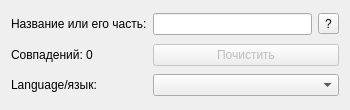
<?xml version="1.0" encoding="UTF-8"?>
<ui version="4.0">
 <class>Interface</class>
 <widget class="QMainWindow" name="Interface">
  <property name="geometry">
   <rect>
    <x>0</x>
    <y>0</y>
    <width>350</width>
    <height>110</height>
   </rect>
  </property>
  <property name="minimumSize">
   <size>
    <width>350</width>
    <height>110</height>
   </size>
  </property>
  <property name="maximumSize">
   <size>
    <width>350</width>
    <height>110</height>
   </size>
  </property>
  <property name="windowTitle">
   <string>HistoryFuck</string>
  </property>
  <widget class="QWidget" name="centralWidget">
   <layout class="QGridLayout" name="gridLayout_2">
    <item row="0" column="0">
     <layout class="QGridLayout" name="gridLayout">
      <item row="3" column="1" colspan="2">
       <widget class="QPushButton" name="clear">
        <property name="enabled">
         <bool>false</bool>
        </property>
        <property name="text">
         <string>Почистить</string>
        </property>
       </widget>
      </item>
      <item row="1" column="1">
       <widget class="QLineEdit" name="file"/>
      </item>
      <item row="4" column="0">
       <spacer name="verticalSpacer_3">
        <property name="orientation">
         <enum>Qt::Vertical</enum>
        </property>
        <property name="sizeHint" stdset="0">
         <size>
          <width>20</width>
          <height>40</height>
         </size>
        </property>
       </spacer>
      </item>
      <item row="3" column="0">
       <widget class="QLabel" name="matches">
        <property name="text">
         <string>Совпадений: 0</string>
        </property>
       </widget>
      </item>
      <item row="1" column="2">
       <widget class="QToolButton" name="toolButton">
        <property name="text">
         <string>?</string>
        </property>
       </widget>
      </item>
      <item row="2" column="0">
       <spacer name="verticalSpacer">
        <property name="orientation">
         <enum>Qt::Vertical</enum>
        </property>
        <property name="sizeHint" stdset="0">
         <size>
          <width>20</width>
          <height>40</height>
         </size>
        </property>
       </spacer>
      </item>
      <item row="5" column="0">
       <widget class="QLabel" name="label_lng">
        <property name="enabled">
         <bool>true</bool>
        </property>
        <property name="text">
         <string>Language/язык:</string>
        </property>
       </widget>
      </item>
      <item row="1" column="0">
       <widget class="QLabel" name="label">
        <property name="text">
         <string>Название или его часть:</string>
        </property>
       </widget>
      </item>
      <item row="0" column="0">
       <spacer name="verticalSpacer_2">
        <property name="orientation">
         <enum>Qt::Vertical</enum>
        </property>
        <property name="sizeHint" stdset="0">
         <size>
          <width>20</width>
          <height>40</height>
         </size>
        </property>
       </spacer>
      </item>
      <item row="5" column="1" colspan="2">
       <widget class="QComboBox" name="language"/>
      </item>
      <item row="6" column="0">
       <spacer name="verticalSpacer_4">
        <property name="orientation">
         <enum>Qt::Vertical</enum>
        </property>
        <property name="sizeHint" stdset="0">
         <size>
          <width>20</width>
          <height>40</height>
         </size>
        </property>
       </spacer>
      </item>
     </layout>
    </item>
   </layout>
  </widget>
 </widget>
 <layoutdefault spacing="6" margin="11"/>
 <resources/>
 <connections/>
</ui>
